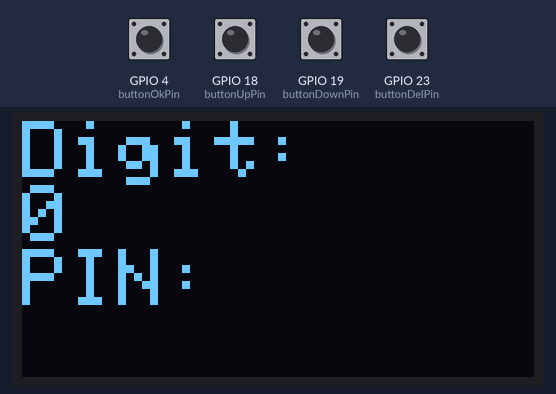
A sketch run on a simulated ESP32. Shown: 128×64 one-colour display. The test bench sets the inputs (shaded band); at power-on: GPIO 4 (buttonOkPin), GPIO 18 (buttonUpPin), GPIO 19 (buttonDownPin), GPIO 23 (buttonDelPin) HIGH.

Above: at 1.7 s.
1.8 s: GPIO 4 (buttonOkPin) pulled LOW for 0.15 s
At 2.5 s:
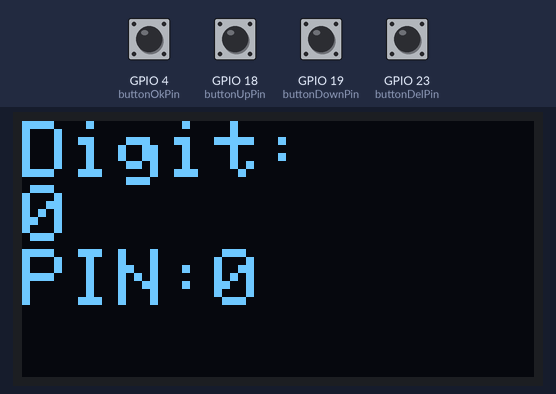
3.4 s: GPIO 18 (buttonUpPin) pulled LOW for 0.15 s
At 3.7 s:
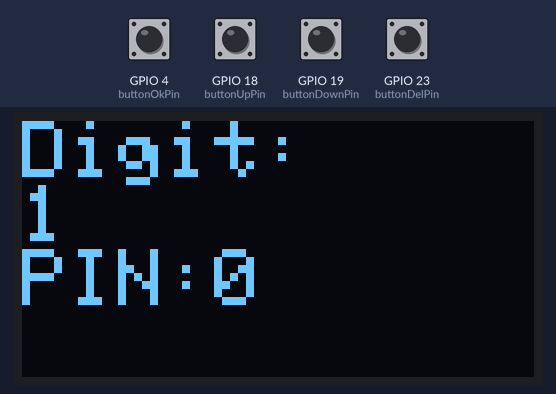
5.0 s: GPIO 23 (buttonDelPin) pulled LOW for 0.15 s
At 6.1 s:
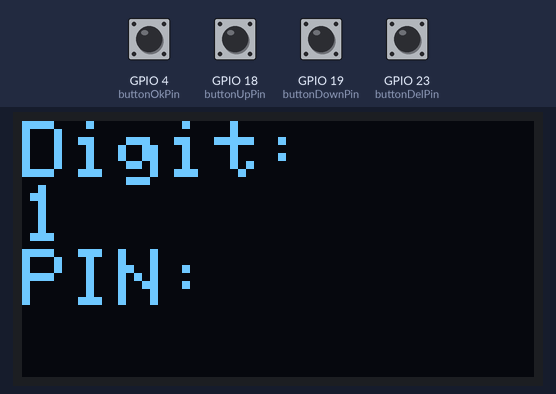
6.6 s: GPIO 4 (buttonOkPin) pulled LOW for 1 s
At 7.4 s:
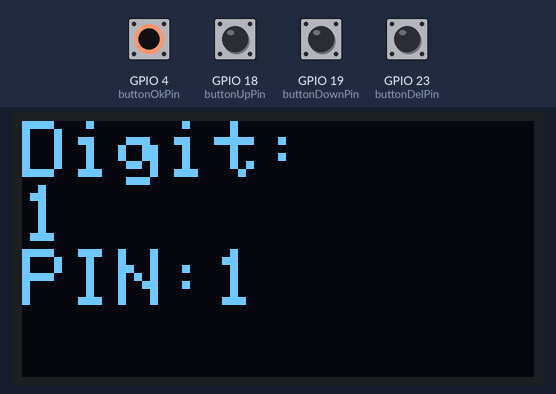
9.1 s: GPIO 19 (buttonDownPin) pulled LOW for 0.15 s
At 10.3 s:
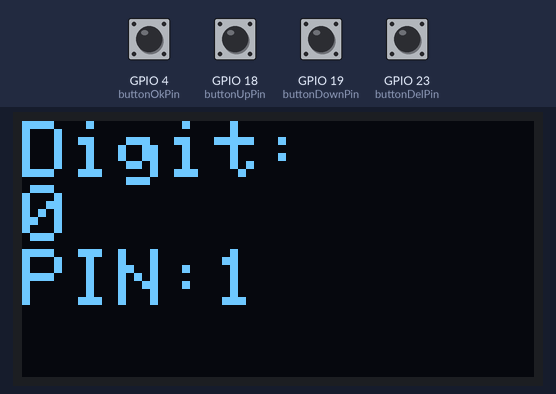
10.7 s: GPIO 19 (buttonDownPin) pulled LOW for 1 s
At 11.7 s:
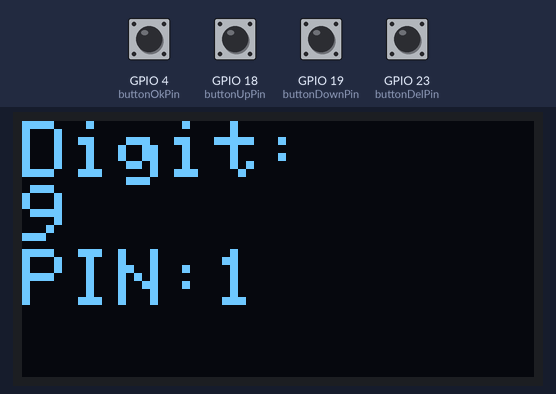
Timing chart, 0 to 13.7 s (numbered marks = the images above; inputs shaded):
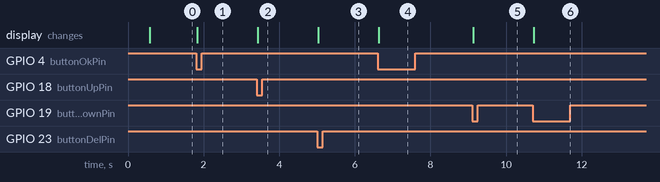

The sketch:

Pin_input_code.ino
```cpp
#include <Wire.h>
#include <Adafruit_GFX.h>
#include <Adafruit_SSD1306.h>

// --- OLED Setup ---
#define OLED_ADDR      0x3C
#define SCREEN_WIDTH   128
#define SCREEN_HEIGHT  64
Adafruit_SSD1306 display(SCREEN_WIDTH, SCREEN_HEIGHT, &Wire, -1);

// --- Button Pin Assignments (right side of ESP32 DevKit) ---
const int buttonUpPin = 18;     // +1 digit
const int buttonDownPin = 19;   // -1 digit
const int buttonDelPin = 23;    // delete
const int buttonOkPin = 4;     // confirm

// --- Button State Tracking ---
int lastUp = HIGH, lastDown = HIGH, lastDel = HIGH, lastOk = HIGH;

// --- PIN Configuration ---
const int PIN_LENGTH = 4;
int enteredPin[PIN_LENGTH] = {0};
int enteredDigits = 0;
int currentDigit = 0;
bool pinSaved = false;

// --- Final Saved PIN ---
int savedPin[PIN_LENGTH] = {0};

// --- Utility Function to Show OLED Text ---
void showOLED(const String &l1, const String &l2 = "", const String &l3 = "") {
  display.clearDisplay();
  display.setTextSize(2);
  display.setTextColor(SSD1306_WHITE);
  display.setCursor(0, 0);
  display.println(l1);
  if (l2.length()) display.println(l2);
  if (l3.length()) display.println(l3);
  display.display();
}

// --- Setup ---
void setup() {
  Wire.begin(21, 22); // SDA=21, SCL=22 for OLED
  display.begin(SSD1306_SWITCHCAPVCC, OLED_ADDR);

  pinMode(buttonUpPin, INPUT_PULLUP);
  pinMode(buttonDownPin, INPUT_PULLUP);
  pinMode(buttonDelPin, INPUT_PULLUP);
  pinMode(buttonOkPin, INPUT_PULLUP);

  showOLED("Enter PIN:");
  delay(500);
  showCurrentDigit();
}

// --- Main Loop ---
void loop() {
  handleButtons();
}

// --- Button Handling ---
void handleButtons() {
  int up = digitalRead(buttonUpPin);
  int down = digitalRead(buttonDownPin);
  int del = digitalRead(buttonDelPin);
  int ok = digitalRead(buttonOkPin);

  // Increment digit
  if (up == LOW && lastUp == HIGH) {
    currentDigit = (currentDigit + 1) % 10;
    showCurrentDigit();
    delay(200);
  }

  // Decrement digit
  if (down == LOW && lastDown == HIGH) {
    currentDigit = (currentDigit - 1 + 10) % 10;
    showCurrentDigit();
    delay(200);
  }

  // Delete last digit
  if (del == LOW && lastDel == HIGH) {
    deleteLastDigit();
    delay(200);
  }

  // Confirm (add digit or save)
  if (ok == LOW && lastOk == HIGH) {
    confirmDigit();
    delay(400);
  }

  // Update last states
  lastUp = up;
  lastDown = down;
  lastDel = del;
  lastOk = ok;
}

// --- Show Current State on OLED ---
void showCurrentDigit() {
  String entered = "";
  for (int i = 0; i < enteredDigits; i++) entered += String(enteredPin[i]);
  showOLED("Digit:", String(currentDigit), "PIN:" + entered);
}

// --- Delete Last Digit ---
void deleteLastDigit() {
  if (enteredDigits > 0) {
    enteredDigits--;
    enteredPin[enteredDigits] = 0;
  }
  showCurrentDigit();
}

// --- Confirm/Add Digit or Save PIN ---
void confirmDigit() {
  if (enteredDigits < PIN_LENGTH) {
    enteredPin[enteredDigits] = currentDigit;
    enteredDigits++;
    showCurrentDigit();
  }

  if (enteredDigits == PIN_LENGTH && !pinSaved) {
    // Save the PIN
    for (int i = 0; i < PIN_LENGTH; i++) savedPin[i] = enteredPin[i];
    pinSaved = true;
    showSavedPin();
    delay(2000);
    resetPin();
  }
}

// --- Show Saved PIN ---
void showSavedPin() {
  String pinString = "";
  for (int i = 0; i < PIN_LENGTH; i++) pinString += String(savedPin[i]);
  showOLED("PIN Saved!", "", pinString);
}

// --- Reset Entry ---
void resetPin() {
  for (int i = 0; i < PIN_LENGTH; i++) enteredPin[i] = 0;
  enteredDigits = 0;
  currentDigit = 0;
  showOLED("Enter PIN:");
  delay(500);
  showCurrentDigit();
}
```

Measured:
- after the input at 1.8 s, the display: changes at once (image 1)
- after the input at 3.4 s, the display: changes at once (image 2)
- after the input at 5.0 s, the display: changes at once (image 3)
- after the input at 6.6 s, the display: changes at once (image 4)
- after the input at 9.1 s, the display: changes at once (image 5)
- after the input at 10.7 s, the display: changes at once (image 6)
